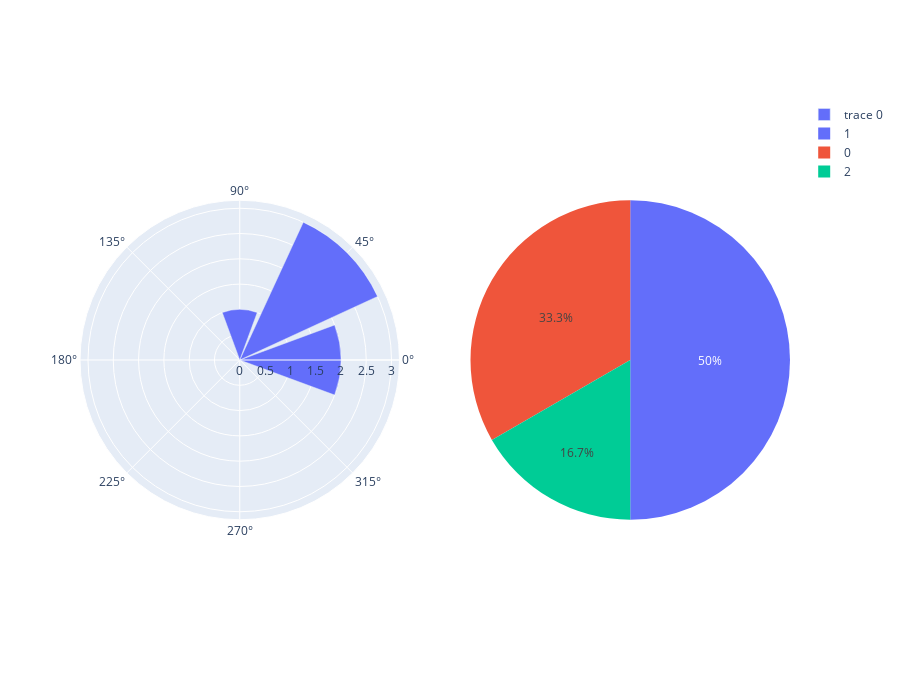

Source (notebook cell):
### Code cell
fig = make_subplots(
    rows=1, cols=2,
    specs=[[{"type": "barpolar"},
           {"type": "pie"}]],
)

fig.add_trace(go.Barpolar(theta=[0, 45, 90], r=[2, 3, 1]),
              row=1, col=1)
fig.add_trace(go.Pie(values=[2, 3, 1]),
              row=1, col=2)

fig.update_layout(height=700, showlegend=True)

fig.show()

### Figure 1 — Plotly figure (JSON) as saved in the notebook; plotly's stock layout.template omitted (floating-point values rounded to 4 significant figures)
{"data": [{"r": [2, 3, 1], "subplot": "polar", "theta": [0, 45, 90], "type": "barpolar"}, {"domain": {"x": [0.55, 1], "y": [0, 1]}, "type": "pie", "values": [2, 3, 1]}], "layout": {"height": 700, "polar": {"domain": {"x": [0, 0.45], "y": [0, 1]}}, "showlegend": true}}
